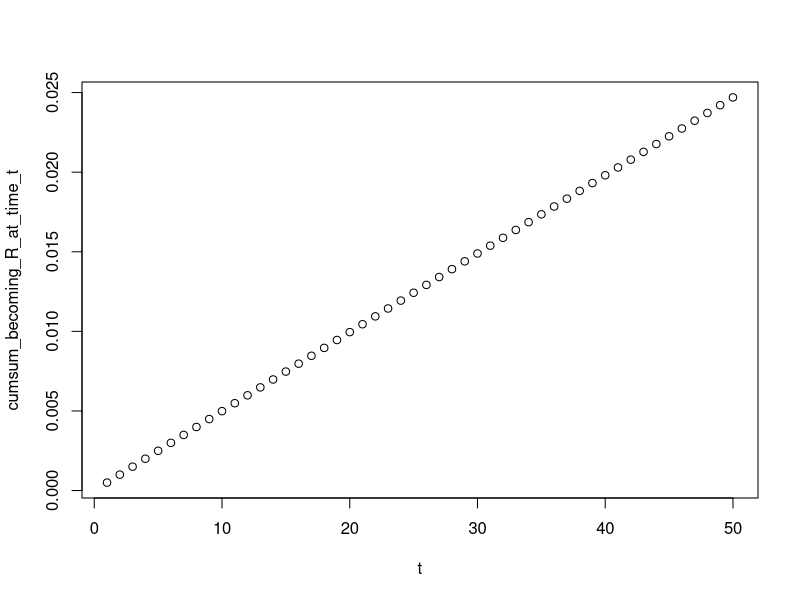
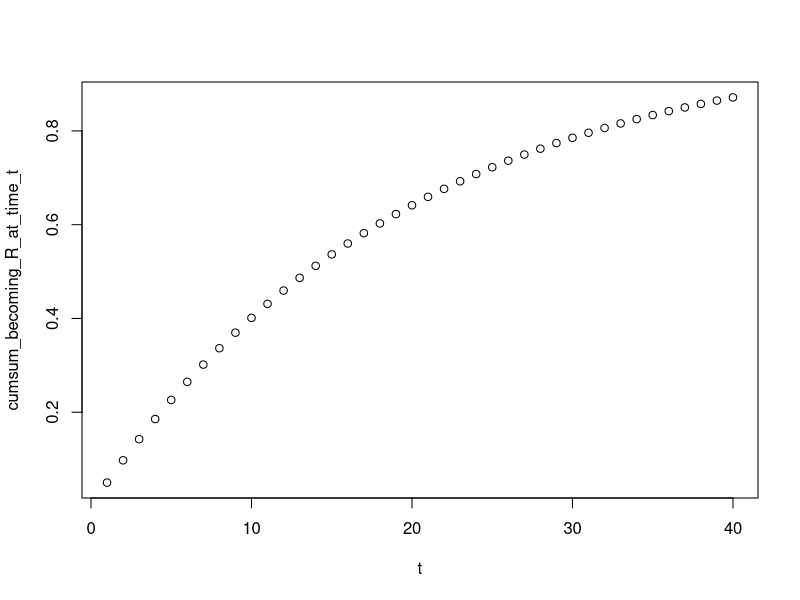
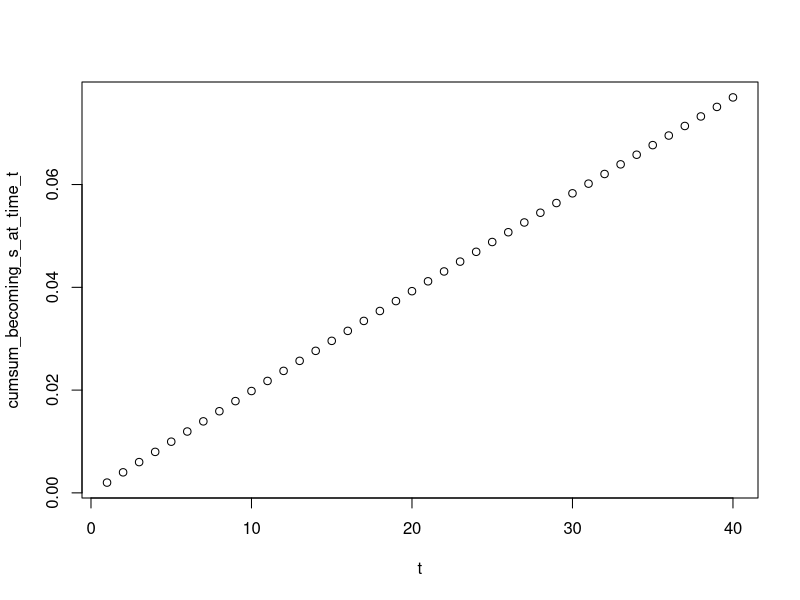

Recreate these plots in R, in order. (Note: this script raises an error after producing the figures.)

####Model 1 and 2 



########repop.r: returning traveller 25% colonised with esbl after 1-6 weeks of travel
t=1:50
repopr=0.0005
#at time t, the probability of s-->S 
becoming_R_at_time_t= (1-repopr)^(t-1)*repopr
cumsum_becoming_R_at_time_t=cumsum(becoming_R_at_time_t)
plot(t, cumsum_becoming_R_at_time_t)
#repopr=0.05 for ~ 1 week for cummulative risk to become 0.25
#repopr=0.0005 for ~ 6 weeks for cummulative risk to become 0.25

########pi_ssr
t=1:40
pi_ssr=0.05
#at time t, the probability of s-->S 
becoming_R_at_time_t= (1-pi_ssr)^(t-1)*pi_ssr
cumsum_becoming_R_at_time_t=cumsum(becoming_R_at_time_t)
plot(t, cumsum_becoming_R_at_time_t)
#repopr=0.02 for ~ 50 days for cummulative risk to become 0.60 -hilty 2012 cid
#repopr=0.05 for  ~ 15 days for cummulative risk to become 0.50

########timestep
#prob_r competes with abx which goes up to 0.7
r_num=50 #in a 50 beded ward full of R 
timestep=3
pi_ssr=0.05
abx=0.7
pi_ssr = 1-(1-pi_ssr)^(1/timestep)# 0.03451062 when pi_ssr=0.1, timestep=3
(prob_r = 1-((1-pi_ssr)^r_num)) #0.6513216 when pi_ssr=0.1, timestep=3
(abx = 1-(1-abx)^(1/timestep)) #0.330567 when pi_ssr=0.1, timestep=3

#########mu_r- Haggai Bar-Yoseph, JAC, 2016, 
##colonization 100 -> 76.7% (95% CI=69.3%–82.8%) 1 month ->35.2% (95% CI=28.2%–42.9%) 12 months 
##decolonized 17.2-30.7 1 month, 57.1-71.8 12 months 
t=1:40
mu_r=0.002
#at time t, the probability of s-->S 
becoming_s_at_time_t= (1-mu_r)^(t-1)*mu_r
cumsum_becoming_s_at_time_t=cumsum(becoming_s_at_time_t)
plot(t, cumsum_becoming_s_at_time_t)
#mur=0.002 for ~ 30 days for cummulative risk to become 0.05
#mur=0.02 for ~ 30 days for cummulative risk to become 0.45

####Model 3 
######## K 
mean(d$ini_16S_log) #total capacity in log, K
sd(d$ini_16S_log)

######## r_prop
summary(d$ini_CTXm_copies/d$ini_16S_copies) #proportion of R in total 
#                                            number of Enterbacterobacteriaceae, r_prop
#                                            = exponential distribution 
hist(d$ini_CTXm_copies/d$ini_16S_copies,breaks =seq(0,6,0.01))

####### r_growth, s_growth
#Shaw ISME 2019- microbiome recovery
d=data.frame(antibiotic=c('ciprofloxacin', 'clindamycin','amoxicillin','minocycline'), 
             Dmin=c(5.47,6.23,0.13,1.54), 
             Dmax=c(9.75,9.84,6.56,7.82),
             Amin=c(0.28,0.29,-0.66,-1.09),
             Amax=c(1.34,1.42,0.56,0.23), 
             phi1min=c(-0.69,-0.46,-1.96,-1.44),
             phi1max=c(0.16,0.34,0.31,1.29),
             phi2min=c(0.05,0.23,-1.58,1.01),
             phi2max=c(0.92,1.11,1.83,1.97))
t=1:100
D=1.34
A=-.03
phi1=-1.53
phi2=0.09
y=((D*exp(phi1)*exp(phi2))/(exp(phi2)-exp(phi1)))*(exp(-exp(phi1*t))-exp(-exp(phi2*t)))+A*(1-exp(-exp(phi1*t)))
plot(t,y) #similar distribution os logistic growth 

#####Gibson 2018: doubling time of e coli 15h 
#G (generation time) = (time, in minutes or hours)/n(number of generations), G = t/n
log10(2)/(15/24) #15 hours - a daily growth rate of 115.2 with doubling time 0.625 days
log10(2)/(25/24) #25 hours - a daily growth rate of 0.29 
log10(2)/(5/24)  #15 hours - a daily growth rate of 1.44

t=1:500
r_growth=0.29
K=12
total_capacity=log(0.05*(exp(K)))
r=200
s=1000
r_growth*r*(1 - (r + s)/exp(total_capacity)) #growth in 1 day 
